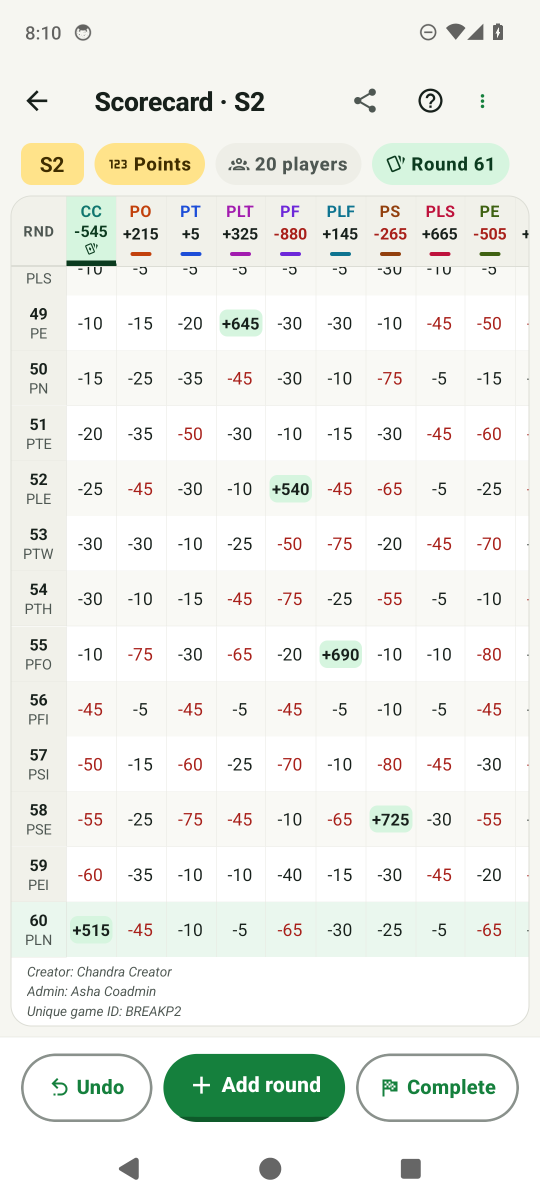
#> input picture rummy-home3/docs/design-review-2/mockups/scorecard-20p-before.png, 1080 x 2400 px (shown at 1/2 size)
$ python make-scorecard-density-mockup.py
#> lines starting #> are read from the running program, lines starting #| are printed output that depends on the picture
#!/usr/bin/env python3
"""Scorecard density + landscape (Sree, Nov 23: "I think it can fit 10. 10 is too much … it should show 5 …
landscape should only be for viewing"). Portrait: the CI frame (20 players, 60 rounds) beside the same table at
5 columns and the ⋮ Columns row; landscape: today, drawn to the code's sizes, beside view-only. Writes
scorecard-density.png and scorecard-landscape.png."""
import os, subprocess, tempfile, shutil, random
from PIL import Image, ImageDraw, ImageFont

HERE = os.path.dirname(os.path.abspath(__file__))
OUT = '/tmp/mock/score'
os.makedirs(OUT, exist_ok=True)
CHROME = '/usr/local/bin/google-chrome'
random.seed(7)
# Palette B light
T = dict(bg='#F5F2E8', surface='#FFFFFF', ink='#1A1F1B', muted='#5A615B', hair='#E6E1D3', primary='#0E4D2A', onprimary='#FFFFFF',
         primaryc='#D8ECDD', secc='#F0DFAE', onsecc='#3E2E07', neg='#A8201A', win='#D6F5DF', stripe='#F9F8F3', head='#F0ECE0', outline='#8E928A')
PLAYERS = ['CC', 'PO', 'PT', 'PLT', 'PF', 'PLF', 'PS', 'PLS', 'PE', 'PN', 'PTE', 'PLE', 'PTW', 'PTH', 'PFO', 'PFI', 'PSI', 'PSE', 'PEI', 'PLN']
TOTALS = ['-545', '+215', '+5', '+325', '-880', '+145', '-265', '+665', '-505', '+120', '-60', '+90', '-310', '+40', '-120', '+260', '-75', '+15', '-430', '+1310']
SEAT = ['#0F766E', '#C2410C', '#1D4ED8', '#A21CAF', '#6D28D9', '#0E7490', '#92400E', '#BE123C', '#3F6212', '#475569']

def cells(n, winner):
    out = []
    for i in range(n):
        if i == winner:
            out.append(('+%d' % random.choice([515, 540, 645, 690, 725]), 'win'))
        else:
            out.append(('-%d' % random.choice([5, 10, 15, 20, 25, 30, 35, 45, 50, 60, 65, 75, 80]), 'neg' if random.random() < .35 else 'ink'))
    return out

def table(cols, col_w, row_h, font, rows, compact, width, landscape=False, head_font=None):
    head_font = head_font or font - 1
    rnd_w = 48 if compact else 42
    h = f'<div class="tbl" style="width:{width}px">'
    h += f'<div class="hdr" style="height:{row_h + 14}px"><div class="rnd" style="width:{rnd_w}px">RND</div><div class="hcols" style="width:{width - rnd_w}px">'
    for i in range(cols):
        h += f'<div class="hc" style="width:{col_w}px;min-width:{col_w}px"><span style="color:{SEAT[i % 10]};font-size:{head_font}px">{PLAYERS[i]}</span><b style="font-size:{head_font + (2 if col_w >= 56 else -1)}px;color:{T["neg"] if TOTALS[i].startswith("-") else T["ink"]}">{TOTALS[i]}</b><i style="background:{SEAT[i % 10]};opacity:{1 if i == 0 else 0}"></i></div>'
    h += '</div></div><div class="body">'
    for r in range(rows):
        rn = 61 - rows + r
        cs = cells(cols, (r * 3) % cols)
        h += f'<div class="row {"latest" if r == rows - 1 else ("stripe" if r % 2 else "")}" style="height:{row_h}px"><div class="rnd" style="width:{rnd_w}px"><b>{rn}</b><span>{PLAYERS[(rn + 7) % 20]}</span></div><div class="bcols" style="width:{width - rnd_w}px">'
        for v, tone in cs:
            col = T['neg'] if tone == 'neg' else T['ink']
            bg = f'background:{T["win"]};' if tone == 'win' else ''
            h += f'<div class="c" style="width:{col_w}px;min-width:{col_w}px;font-size:{font}px;color:{col};{bg}">{v}</div>'
        h += '</div></div>'
    h += '</div></div>'
    return h

CSS = f"""
*{{box-sizing:border-box;margin:0;padding:0}}
body{{background:{T['bg']};color:{T['ink']};font-family:Roboto,"Noto Sans",Arial,sans-serif;-webkit-font-smoothing:antialiased;overflow:hidden}}
.status{{height:28px;display:flex;align-items:center;justify-content:space-between;padding:0 18px;font-size:14px;color:{T['muted']}}}
.bar{{height:56px;display:flex;align-items:center;padding:0 10px;gap:8px}}
.bar h1{{font-size:22px;font-weight:700;flex:1}}
.ico{{width:40px;height:40px;display:flex;align-items:center;justify-content:center;font-size:20px;color:{T['ink']}}}
.tags{{display:flex;gap:8px;padding:4px 16px 10px;flex-wrap:wrap}}
.tag{{height:34px;border-radius:999px;padding:0 12px;display:flex;align-items:center;gap:6px;font-size:15px;font-weight:700;background:{T['head']};color:{T['ink']}}}
.tag.y{{background:{T['secc']};color:{T['onsecc']}}} .tag.g{{background:{T['primaryc']};color:{T['primary']}}}
.tbl{{margin:0 16px;border:1px solid {T['hair']};border-radius:10px;overflow:hidden;background:{T['surface']}}}
.hdr{{display:flex;background:{T['head']};border-bottom:1px solid {T['hair']}}}
.hdr .rnd{{display:flex;align-items:center;justify-content:center;font-size:12px;font-weight:700;color:{T['muted']};border-right:1px solid {T['hair']}}}
.hcols{{display:flex;overflow:hidden}} .bcols{{display:flex;overflow:hidden}}
.hc{{display:flex;flex-direction:column;align-items:center;justify-content:center;gap:1px;border-right:1px solid {T['hair']};position:relative;font-weight:700}}
.hc i{{position:absolute;left:0;right:0;bottom:0;height:4px;display:block}}
.row{{display:flex;border-bottom:1px solid {T['hair']}}}
.row.stripe{{background:{T['stripe']}}} .row.latest{{background:{T['win']}}}
.row .rnd{{display:flex;flex-direction:column;align-items:center;justify-content:center;border-right:1px solid {T['hair']}}}
.row .rnd b{{font-size:14px}} .row .rnd span{{font-size:10px;color:{T['muted']}}}
.c{{display:flex;align-items:center;justify-content:center;border-right:1px solid {T['hair']};font-variant-numeric:tabular-nums}}
.foot{{padding:8px 16px;font-size:12px;color:{T['muted']};font-style:italic;line-height:1.4}}
.btnbar{{position:absolute;left:0;right:0;bottom:0;display:flex;gap:12px;padding:12px 16px 14px;background:{T['bg']}}}
.btn{{height:56px;border-radius:999px;display:flex;align-items:center;justify-content:center;font-weight:700;font-size:16px;gap:6px}}
.btn.fill{{background:{T['primary']};color:{T['onprimary']};flex:1.4}} .btn.out{{border:1px solid {T['outline']};color:{T['primary']};flex:1}}
.nav{{position:absolute;left:0;right:0;bottom:0;height:48px;display:flex;align-items:center;justify-content:center;gap:90px;color:#555;font-size:18px}}
.scrollbar{{height:4px;background:{T['hair']};margin:6px 16px 0;border-radius:2px;position:relative}}
.scrollbar i{{position:absolute;left:0;top:0;height:4px;border-radius:2px;background:{T['outline']}}}
.menu{{position:absolute;right:10px;top:76px;width:300px;background:{T['surface']};border-radius:12px;box-shadow:0 8px 28px rgba(0,0,0,.22);padding:8px 0;font-size:16px}}
.mi{{display:flex;align-items:center;gap:14px;padding:0 18px;height:48px}} .mi span.i{{width:22px;color:{T['muted']}}}
.seg{{display:flex;margin:4px 18px 8px;border:1px solid {T['outline']};border-radius:999px;overflow:hidden;height:40px}}
.seg div{{flex:1;display:flex;align-items:center;justify-content:center;font-weight:700;font-size:15px;border-right:1px solid {T['outline']}}}
.seg div:last-child{{border-right:0}} .seg .on{{background:{T['secc']};color:{T['onsecc']}}}
.hint{{padding:0 18px 10px;font-size:13px;color:{T['muted']}}}
.scrim{{position:absolute;inset:0;background:rgba(0,0,0,.12)}}
"""

def status(): return '<div class="status"><span>8:10</span><span>▾ ▲ ▮</span></div>'
def header(title='Scorecard · S2', extra=''): return f'<div class="bar"><div class="ico">←</div><h1>{title}</h1>{extra}<div class="ico">⇪</div><div class="ico">?</div><div class="ico">⋮</div></div>'
def tags(): return '<div class="tags"><div class="tag y">S2</div><div class="tag y">123 Points</div><div class="tag">👥 20 players</div><div class="tag g">🂠 Round 61</div></div>'

def portrait_five(menu=False):
    # 412 wide: 16 margins, 42 round column → (412-32-42)/5 = 67.6 per column → 18 pt digits
    body = status() + header() + tags()
    body += table(20, 67, 48, 18, 11, False, 380, head_font=16)
    body += '<div class="scrollbar"><i style="width:25%"></i></div>'
    body += '<div class="foot">Creator: Chandra Creator<br>Admin: Asha Coadmin<br>Unique game ID: BREAKP2</div>'
    body += '<div class="btnbar"><div class="btn out">↶ Undo</div><div class="btn fill">＋ Add round</div><div class="btn out">⚑ Complete</div></div>'
    if menu:
        body += '<div class="scrim"></div><div class="menu">'
        for i, t in (('⚙', 'Game settings'), ('👥', 'Players & admins'), ('⌗', 'Seating'), ('🂠', 'Dealer'), ('✎', 'Edit round'), ('☰', 'Log')):
            body += f'<div class="mi"><span class="i">{i}</span>{t}</div>'
        body += '<div class="mi" style="height:40px"><span class="i">⤢</span>Columns</div><div class="seg"><div class="on">5</div><div>7</div><div>All</div></div><div class="hint">Or pinch the table. Remembered on this phone for every game.</div>'
        body += '</div>'
    return body

def landscape(today):
    # Pixel 6 landscape: 915 × 412 dp. Today: header 56 + two tag rows 88 + bar 70 → ~2.5 rows at 34 dp. View-only: one 48-dp line, no bar → 6 rows.
    if today:
        body = '<div class="status" style="height:24px"></div>' + header()
        body += '<div class="tags" style="padding:0 16px 6px"><div class="tag" style="height:30px">S2</div><div class="tag y" style="height:30px">123 Points</div><div class="tag" style="height:30px">👥 11 players</div><div class="tag g" style="height:30px">🂠 Round 61</div></div>'
        body += table(11, (915 - 32 - 48) // 11, 34, 15, 3, True, 915 - 32)
        body += '<div class="btnbar" style="padding:8px 16px 8px"><div class="btn out" style="height:44px">↶ Undo</div><div class="btn fill" style="height:44px">＋ Add round</div><div class="btn out" style="height:44px">⚑ Complete</div></div>'
    else:
        body = '<div class="status" style="height:24px"></div>'
        body += '<div class="bar" style="height:48px"><div class="ico">←</div><h1 style="font-size:20px">Scorecard · S2</h1><div class="tags" style="padding:0 8px 0 0"><div class="tag y" style="height:30px">123 Points</div><div class="tag" style="height:30px">👥 11 players</div><div class="tag g" style="height:30px">🂠 Round 61</div><div class="tag" style="height:30px">👁 View only</div></div><div class="ico">⇪</div><div class="ico">?</div><div class="ico">⋮</div></div>'
        body += table(11, (915 - 32 - 48) // 11, 36, 15, 7, True, 915 - 32)
    return body

def render(name, body, w, h, scale=2):
    html = f'<!doctype html><html><head><meta charset="utf-8"><style>html,body{{width:{w}px;height:{h}px;position:relative}}{CSS}</style></head><body>{body}</body></html>'
    d = tempfile.mkdtemp(); p = os.path.join(d, 'm.html'); open(p, 'w').write(html)
    png = os.path.join(OUT, name + '.png')
    proc = subprocess.Popen([CHROME, '--headless=new', '--no-sandbox', '--disable-gpu', '--hide-scrollbars', f'--force-device-scale-factor={scale}',
                             f'--user-data-dir={d}/u', f'--window-size={w},{h}', '--virtual-time-budget=1500', f'--screenshot={png}', 'file://' + p],
                            stdout=subprocess.DEVNULL, stderr=subprocess.DEVNULL)
    try: proc.wait(timeout=20)
    except subprocess.TimeoutExpired: proc.kill()
    shutil.rmtree(d, ignore_errors=True)
    assert os.path.exists(png), name
    return Image.open(png).convert('RGB')

F = '/usr/share/fonts/truetype/dejavu/DejaVuSans.ttf'; FB = '/usr/share/fonts/truetype/dejavu/DejaVuSans-Bold.ttf'
def font(sz, bold=False): return ImageFont.truetype(FB if bold else F, sz)

def sheet(title, sub, panels, path, pad=36, gap=36, top=110):
    H = max(im.height for im, _ in panels)
    W = pad * 2 + sum(im.width for im, _ in panels) + gap * (len(panels) - 1)
    s = Image.new('RGB', (W, top + H + 110), '#F6F6F1'); d = ImageDraw.Draw(s)
    d.text((pad, 28), title, fill='#17201B', font=font(30, True)); d.text((pad, 70), sub, fill='#4E5752', font=font(22))
    x = pad
    for im, cap in panels:
        s.paste(im, (x, top)); d.rectangle((x - 1, top - 1, x + im.width, top + im.height), outline='#C9CBC4')
        for i, line in enumerate(cap.split('\n')):
            d.text((x + im.width // 2 - d.textlength(line, font=font(22)) // 2, top + H + 18 + i * 28), line, fill='#4E5752', font=font(22))
        x += im.width + gap
    s.save(path, optimize=True); print(path, s.size)

before = Image.open(os.path.join(HERE, 'scorecard-20p-before.png')).convert('RGB')
#> before is the input picture: PIL image 1080x2400 RGB; mean R, G, B 238.1, 240.2, 234.8
before = before.resize((824, round(before.height * 824 / before.width)), Image.LANCZOS)
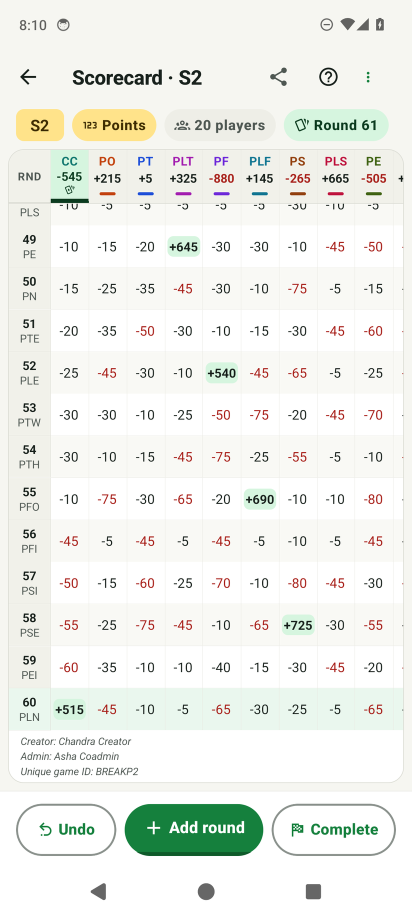
#> before: PIL image 824x1831 RGB (shown at 1/2 size); mean R, G, B 238, 240.1, 234.7
five = render('p5', portrait_five(), 412, 915)
#> (the run stopped early here; a loop or call above may not have finished)

$ run again, with rummy-home3/docs/design-review-2/mockups/add-players-q44.png copied over rummy-home3/docs/design-review-2/mockups/scorecard-20p-before.png
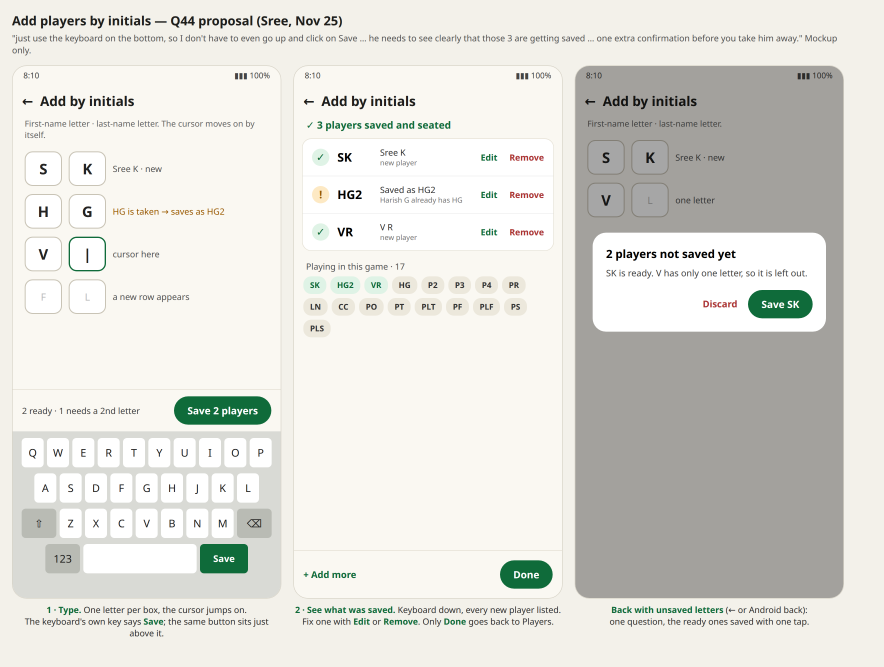
#> input picture rummy-home3/docs/design-review-2/mockups/add-players-q44.png, 2652 x 2000 px (shown at 1/3 size)
#> before is the input picture: PIL image 2652x2000 RGB; mean R, G, B 222.6, 222.2, 216.5
#> `before = before.resize((824, round(before.height * 824 / before.width)..`:
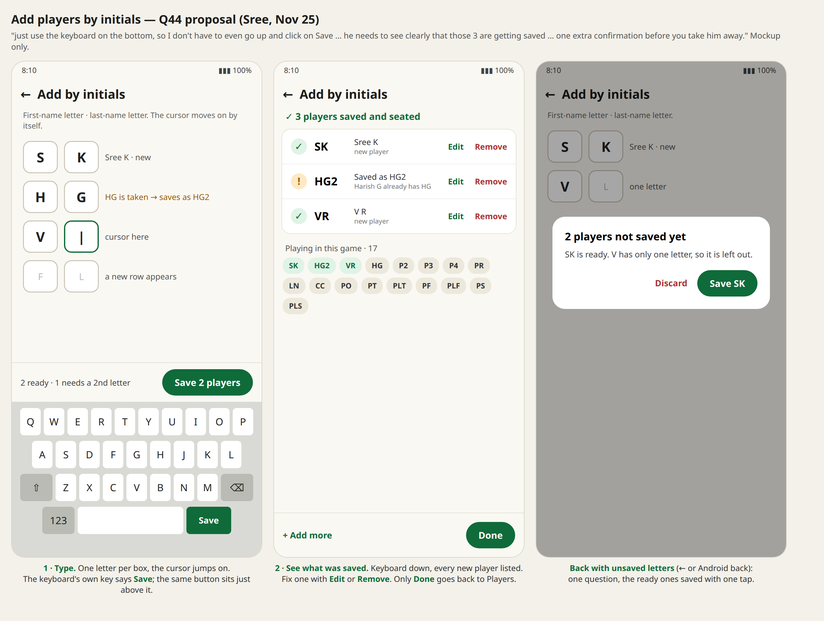
#> before: PIL image 824x621 RGB; mean R, G, B 222.5, 222.1, 216.4

$ run again, with rummy-home3/docs/design-review-2/mockups/awards-chips-mockup.png copied over rummy-home3/docs/design-review-2/mockups/scorecard-20p-before.png
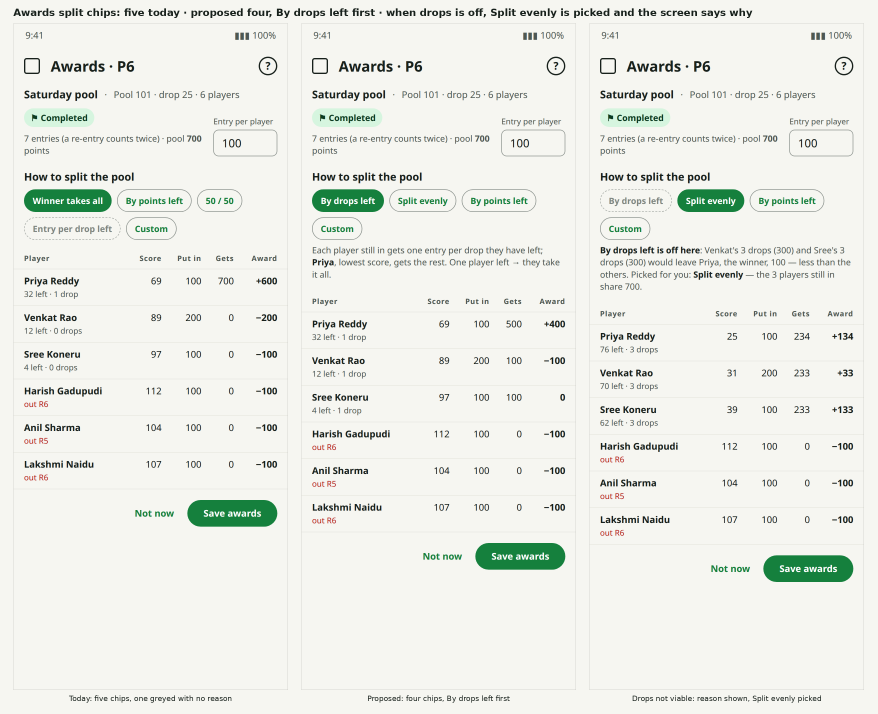
#> input picture rummy-home3/docs/design-review-2/mockups/awards-chips-mockup.png, 2632 x 2140 px (shown at 1/3 size)
#> before is the input picture: PIL image 2632x2140 RGB; mean R, G, B 235, 237.4, 231.1
#> `before = before.resize((824, round(before.height * 824 / before.width)..`:
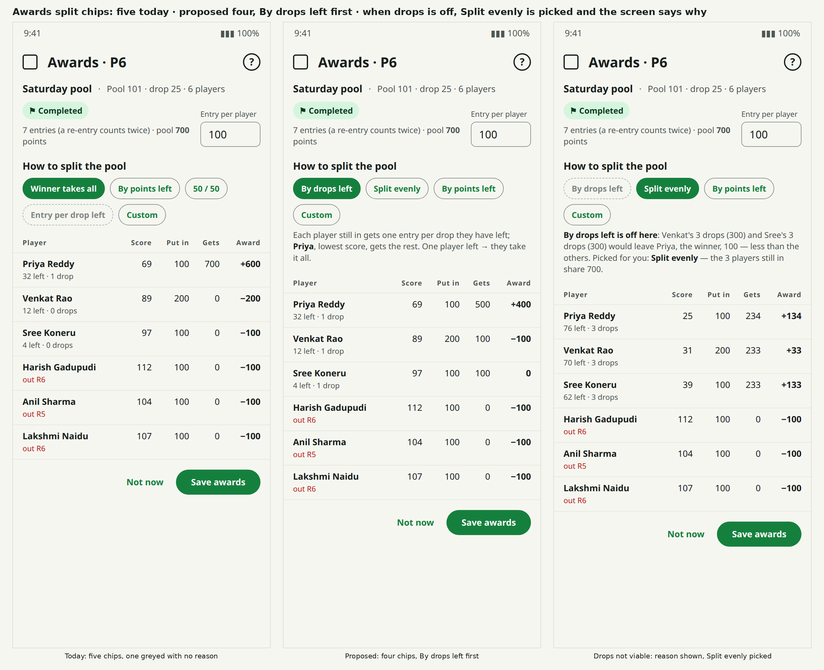
#> before: PIL image 824x670 RGB; mean R, G, B 234.9, 237.3, 231.1

$ run again, with rummy-home3/docs/design-review-2/mockups/awards-mockup.png copied over rummy-home3/docs/design-review-2/mockups/scorecard-20p-before.png
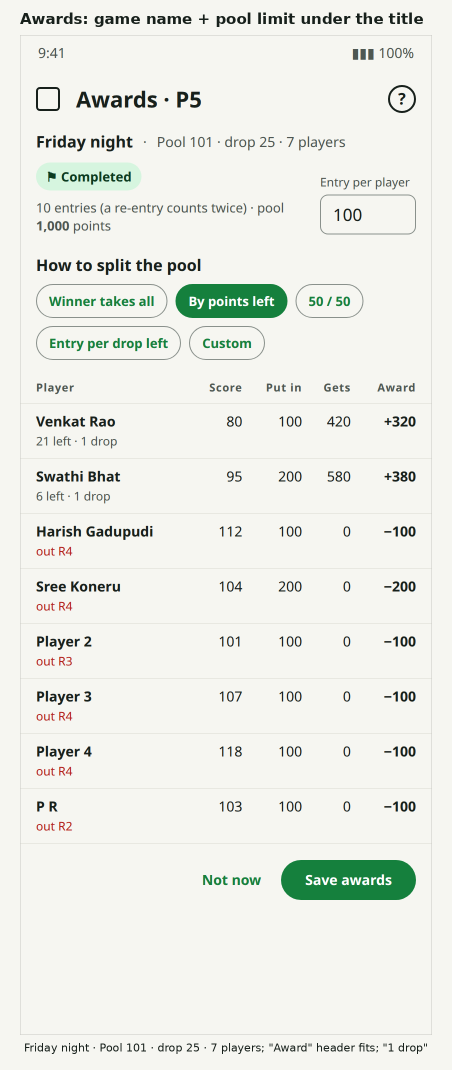
#> input picture rummy-home3/docs/design-review-2/mockups/awards-mockup.png, 904 x 2140 px (shown at 1/2 size)
#> before is the input picture: PIL image 904x2140 RGB; mean R, G, B 235.3, 237.6, 231.3
#> `before = before.resize((824, round(before.height * 824 / before.width)..`:
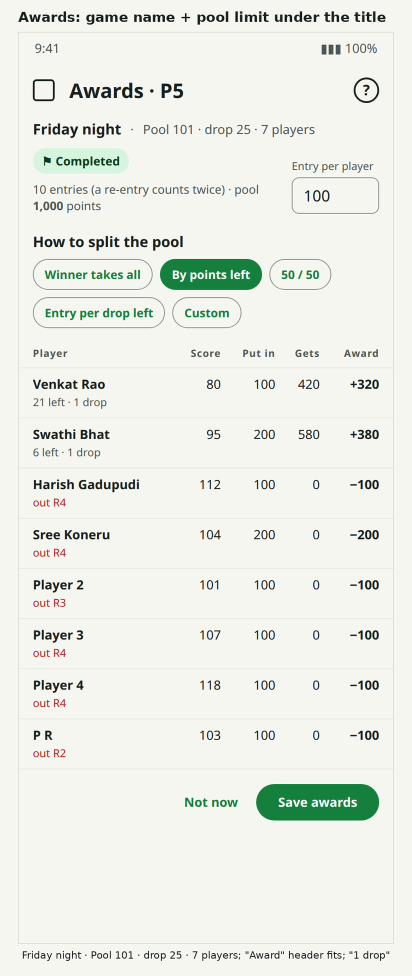
#> before: PIL image 824x1951 RGB (shown at 1/2 size); mean R, G, B 235.2, 237.6, 231.3
